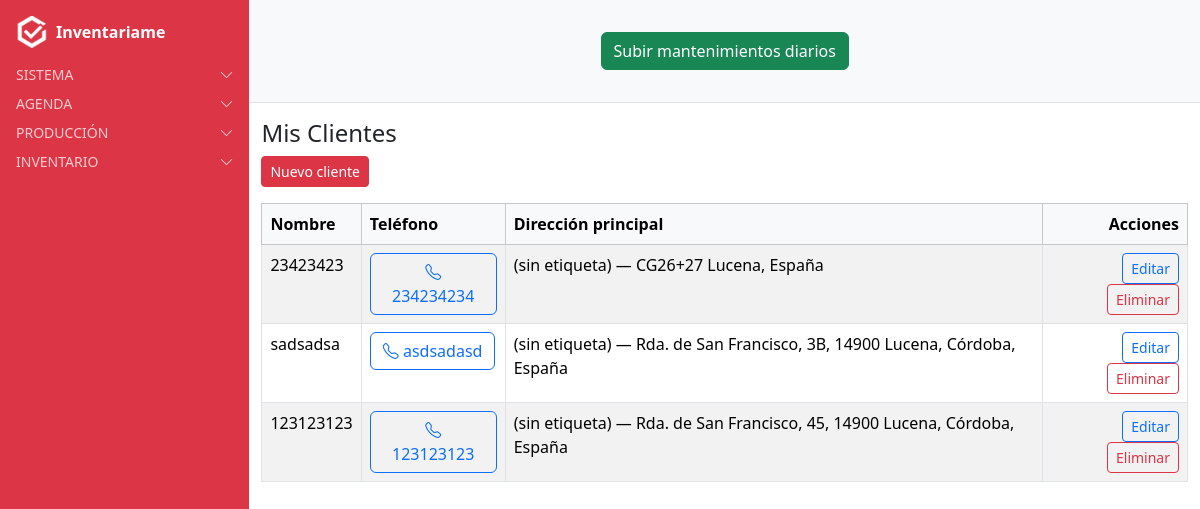
The app's page /clientes/ (signed in), older data.
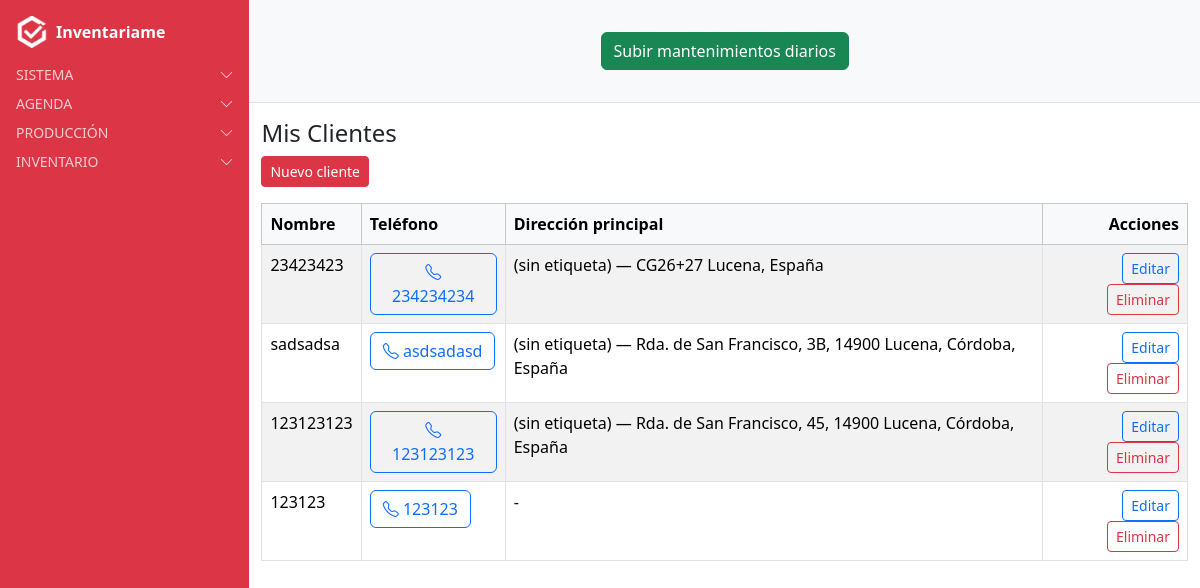
The same page, newer data.
### clientes/models.py (models this page shows, shortened)
class Cliente(models.Model):
    nombre = models.CharField(max_length=200)
    telefono = models.CharField(max_length=20, blank=True, null=True)  # NUEVO CAMPO
    direccion = models.ForeignKey(
        Address,
        on_delete=models.SET_NULL,
        null=True,
        blank=True,
        related_name="clientes_principal"
    )
    usuario = models.ForeignKey(
        User,
        on_delete=models.CASCADE,
        related_name="clientes",
        null=True,  # permite nulos en registros antiguos
        blank=True  # permite dejarlo vacío en formularios
    )
    class Meta:
        verbose_name = "Cliente"
        verbose_name_plural = "Clientes"

### locations/models.py (models this page shows, shortened)
class Address(models.Model):
    user = models.ForeignKey(
        User,
        on_delete=models.CASCADE,
        related_name="addresses",
        null=True,
        blank=True
    )
    cliente = models.ForeignKey(
        "clientes.Cliente",
        on_delete=models.CASCADE,
        null=True,
        blank=True,
        related_name="direcciones"
    )
    label = models.CharField(max_length=120, blank=True, null=True)
    address = models.CharField(max_length=255)
    latitude = models.FloatField()   # ✅ más cómodo para Google Maps
    longitude = models.FloatField()
    principal = models.BooleanField(default=False)  # ✅ nuevo campo
    created_at = models.DateTimeField(auto_now_add=True)
    class Meta:
        ordering = ["-created_at"]

### clientes/views.py (the view)
# urls.py: path("", cliente_list, name="cliente_list"),
@login_required
def cliente_list(request):
    clientes = Cliente.objects.filter(usuario=request.user)
    return render(request, "clientes/cliente_list.html", {"clientes": clientes})

### users/context_processors.py (called while the page is built)
def alertas_processor(request):
    if not request.user.is_authenticated:
        return {}
    ahora = timezone.now()
    proximas_con_recordatorio = Cita.objects.filter(
        usuario=request.user, recordatorio=True,
        fecha__gte=ahora, fecha__lte=ahora + timedelta(days=1)
    )
    if proximas_con_recordatorio.exists():
        return {"alertas": f"Tienes {proximas_con_recordatorio.count()} cita(s) con recordatorio en 24h"}
    return {}

### clientes/templates/clientes/cliente_list.html
{% extends "base.html" %}
{% block content_authenticated %}
<h4>Mis Clientes</h4>
<a href="{% url 'cliente_nuevo' %}" class="btn btn-danger btn-sm mb-3">Nuevo cliente</a>
<table class="table table-bordered table-striped">
  <thead class="table-light">
    <tr>
      <th>Nombre</th>
      <th>Teléfono</th>
      <th>Dirección principal</th>
      <th class="text-end">Acciones</th>
    </tr>
  </thead>
  <tbody>
    {% for cliente in clientes %}
    <tr>
      <td>{{ cliente.nombre }}</td>
      <td>
        <a href="tel:+34{{ cliente.telefono|default:"-" }}" class="btn btn-outline-primary">
          <i class="bi bi-telephone"></i> {{ cliente.telefono|default:"-" }}
        </a>
        </td>
      <td>
        {% if cliente.direccion %}
          {{ cliente.direccion.label|default:"(sin etiqueta)" }} — {{ cliente.direccion.address }}
        {% else %}
          -
        {% endif %}
      </td>
      <td class="text-end">
        <a href="{% url 'cliente_update' cliente.pk %}" class="btn btn-sm btn-outline-primary">Editar</a>
        <a href="{% url 'cliente_delete' cliente.pk %}" class="btn btn-sm btn-outline-danger">Eliminar</a>
      </td>
    </tr>
    {% empty %}
    <tr>
      <td colspan="4" class="text-center">Sin clientes aún</td>
    </tr>
    {% endfor %}
  </tbody>
</table>
{% endblock %}

Row changes from the older to the newer data that the page shows:
added Cliente: nombre "123123", telefono "123123"
